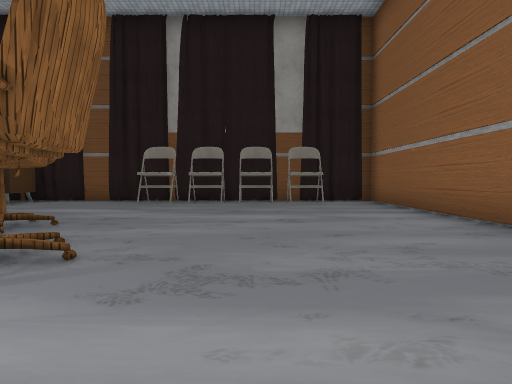
view 1 (above)

16 first-person views from a walk through a scene from a Unity 3-D project. The camera is 1.2 m above the floor, tilts 2° down and sees 75° across. The floor is counted in squares, 2 m on a side. Each view is taken from the middle of a square. On the plan, view 1 faces up. The plan holds only what a view shows up to about 10 squares ahead; the rest is blank. Some surface patterns are stand-ins.

view 2
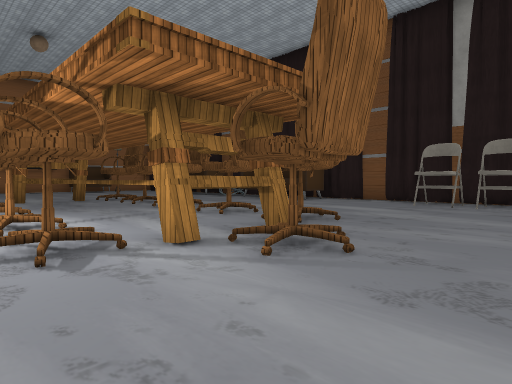

view 3
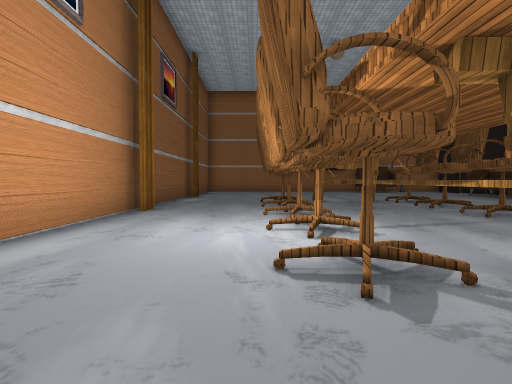

view 4
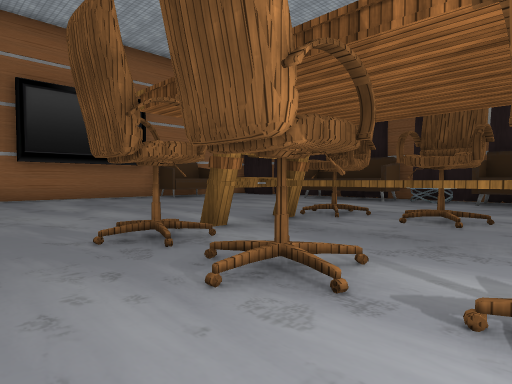

view 5
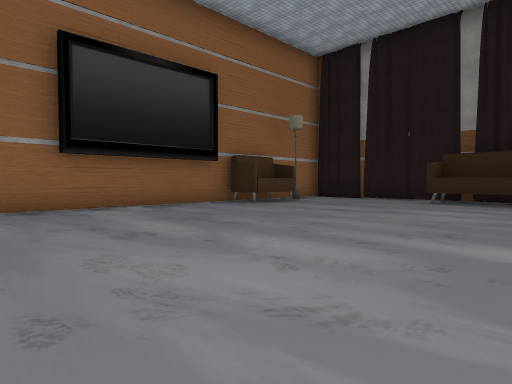

view 6
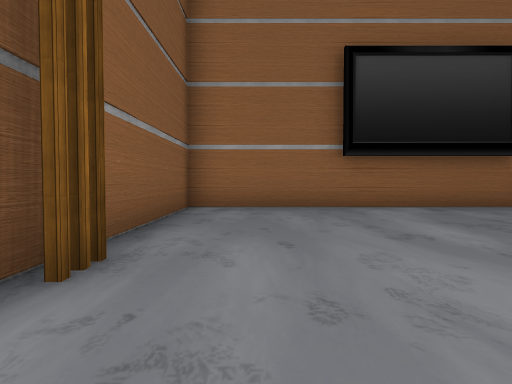

view 7
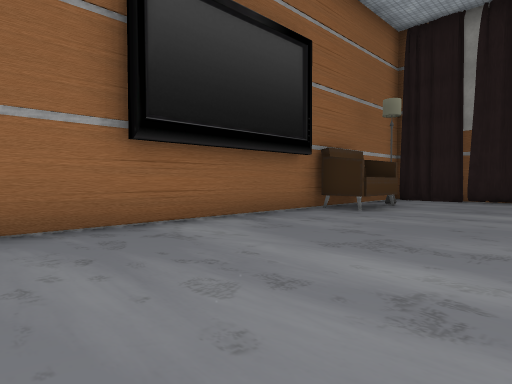

view 8
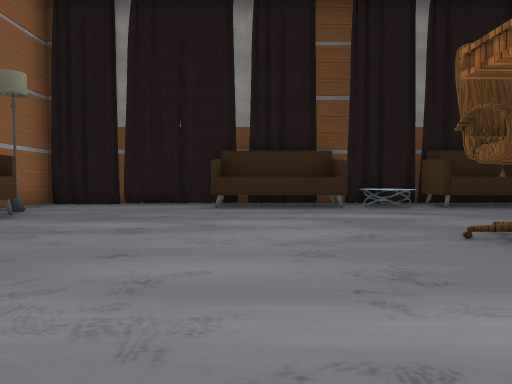

view 9
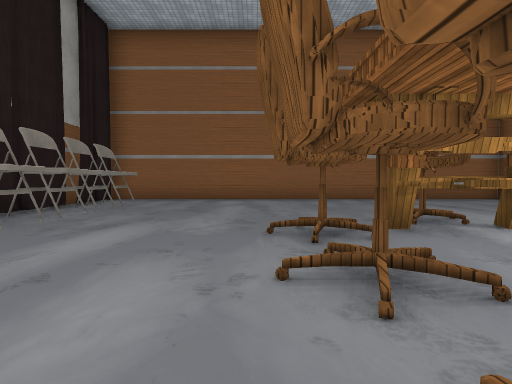

view 10
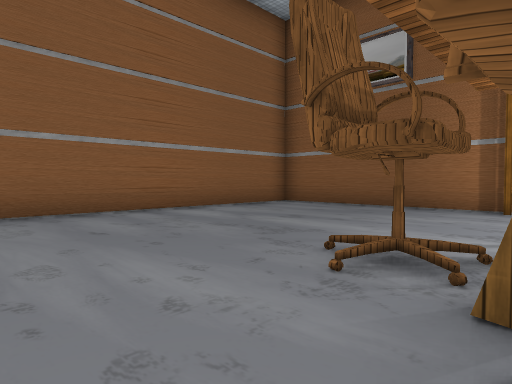

view 11
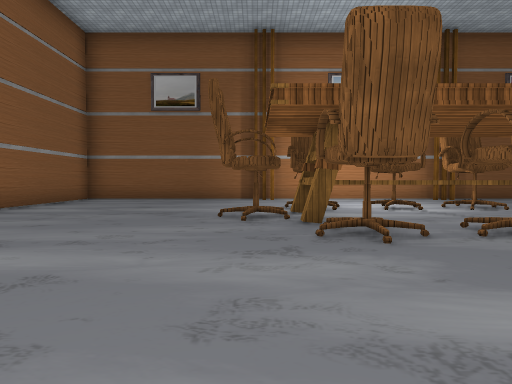

view 12
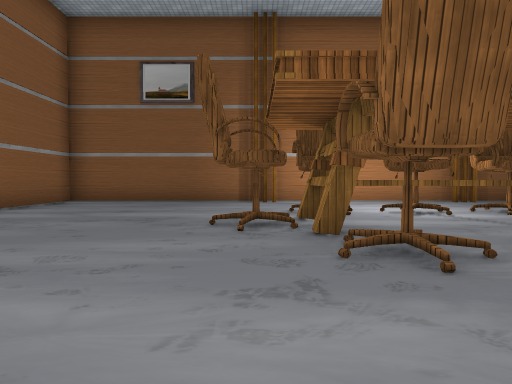

view 13
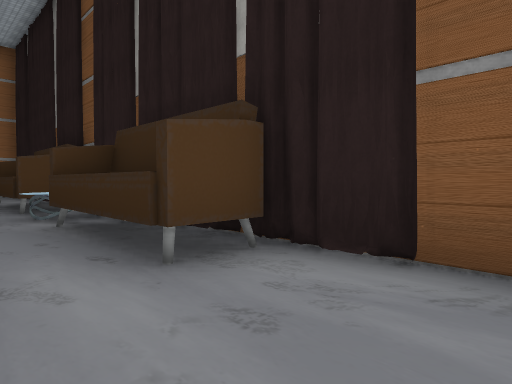

view 14
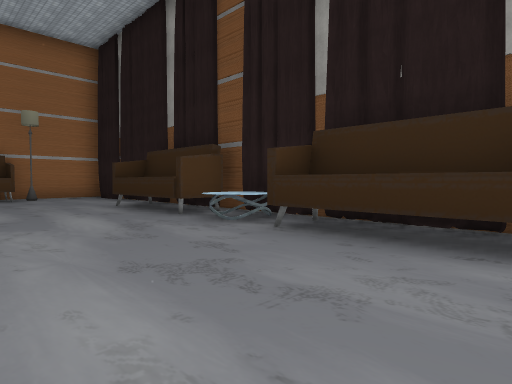

view 15
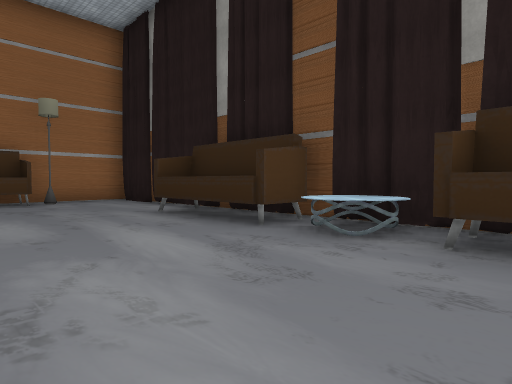

view 16
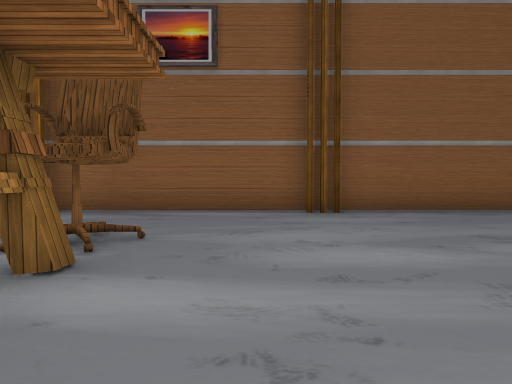

### Floor plan
Key: @ floor where view 1 was taken; # wall or solid block; . floor; S sofa; C chair; T thing the floor can be seen under or through; A table; L lamp; O other object.
Columns run from 19 left of view 1 to 4 right of it. Each row starts with its distance up from view 1.
 10 #####  ####  ###########
  9 #....SSSAASSSS..OOOOO..#
  8 #........A......O.OOO..#
  7 #LL....................#
  6  SS....................#
  5  S.....................#
  4 #........CCCC.C.C......#
  3 #........T......TC.....#
  2 #........TTTTTTTTC.....#
  1 #........CCCC.C.C......#
  0 #..................@...#
 -1 #......................#
 -2 #....##.........##.....#
 -3 ########################

Positions as (right, up) in squares from view 1, and headings:
1: (0, 0), facing up
2: (0, 0), facing up-left
3: (-1, 0), facing left
4: (-7, -1), facing up-left
5: (-11, -1), facing up-left
6: (-11, -1), facing left
7: (-14, -1), facing up-left
8: (-13, 1), facing up
9: (-7, 5), facing right
10: (-3, 5), facing down-right
11: (-2, 8), facing down
12: (-2, 7), facing down
13: (-4, 7), facing up-left
14: (-6, 5), facing up-left
15: (-8, 5), facing up-left
16: (-12, 4), facing down
